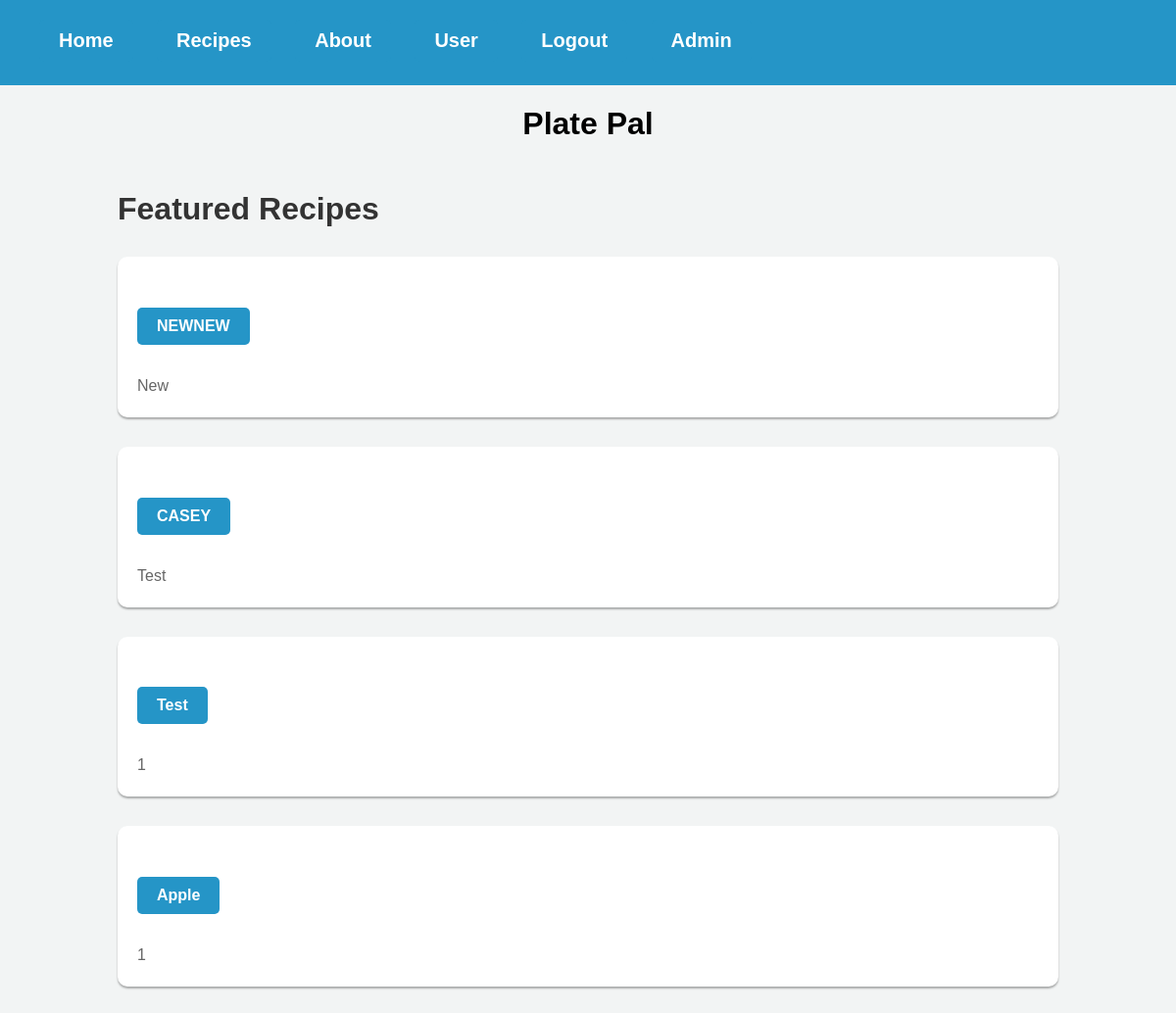
Page / (signed in) on the earlier database version.
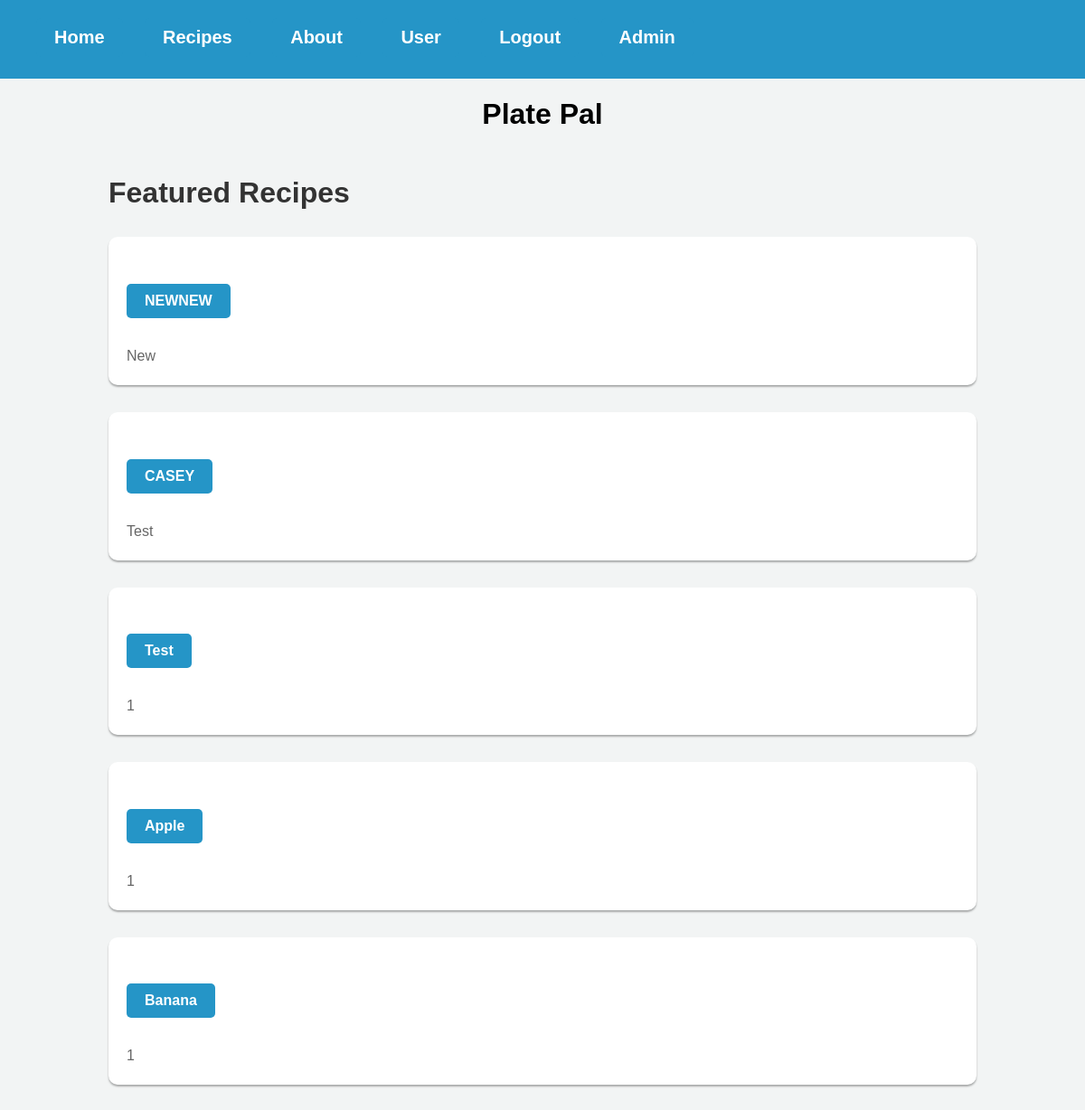
Same page on the later database version.
### website/models.py (models this page shows)
class Recipe(db.Model):
    id = db.Column(db.Integer, primary_key=True)
    user_id = db.Column(db.Integer, db.ForeignKey('user.id'), nullable=False)
    title = db.Column(db.String(128), nullable=False)
    description = db.Column(db.String(512), nullable=False)
    servings = db.Column(db.Integer, nullable=False)
    prep_time = db.Column(db.Integer, nullable=False)
    cook_time = db.Column(db.Integer, nullable=False)
    ingredients = db.relationship('Ingredient', backref='recipe', lazy=True, cascade='all, delete')
    instructions = db.relationship('Instruction', backref='recipe', lazy=True, cascade='all, delete')
    tags = db.relationship('Tags', backref='recipe', lazy=True, cascade='all, delete')
    comments = db.relationship('Comments', backref='recipe', lazy=True, cascade='all, delete-orphan')
    likes = db.Column(db.Integer, default=0)

### website/views.py (the view)
@views.route('/', methods=['GET', 'POST'])
def home():
    recipes = Recipe.query.all()
    return render_template("home.html", user=current_user, recipes=recipes)

### website/__init__.py (called while the page is built)
def create_app():
    app = Flask(__name__)
    app.config['SECRET_KEY'] = 'hjshjhdjah kjshkjdhjs'
    app.config['SQLALCHEMY_DATABASE_URI'] = f'sqlite:///{DB_NAME}'
    db.init_app(app)
    from .views import views
    from .auth import auth
    app.register_blueprint(views, url_prefix='/')
    app.register_blueprint(auth, url_prefix='/')
    from .models import User
    with app.app_context():
        db.create_all()
    login_manager = LoginManager()
    login_manager.login_view = 'auth.login'
    login_manager.init_app(app)
    @login_manager.user_loader
    def load_user(id):
        return User.query.get(int(id))
    return app

### website/templates/home.html (shortened to what this page needs)
{% extends "base.html" %}
{% block content %}
<link rel="stylesheet" type="text/css" href="{{ url_for('static', filename='home.css') }}">
    <div>
        <h1 align="center">Plate Pal</h1>
    </div>
    <div class="recipes">
        <h2>Featured Recipes</h2>
        {% for recipe in recipes %}
            <div class="recipe">
                <h2><a href="{{ url_for('views.recipe', recipe_id=recipe.id) }}">{{ recipe.title }}</a></h2>
                <p>{{ recipe.description }}</p>
            </div>
        {% endfor %}
    </div>
{% endblock %}

### website/templates/base.html (shortened to what this page needs)
<!DOCTYPE html>
<html>
<head>
</head>
<body>
  <nav class="topnav">
    <div class="topnav">
      {% if user.is_authenticated %}
      <a class="topnav" id="home" href="/">Home</a>
      <a class="topnav" id="recipes" href="/recipes">Recipes</a>
      <a class="topnav" id="about" href="/about">About</a>
      <a class="topnav" id="user" href="/user">User</a>
      <a class="topnav" id="logout" href="/logout">Logout</a>
      {% if user.is_authenticated and user.email == 'admin@platepal.com' %}
      <a class="topnav" id="admin" href="/admin">Admin</a>
      {% endif %}
      {% else %}
      <a class="topnav" id="home" href="/">Home</a>
      <a class="topnav" id="login" href="/login">Login</a>
      <a class="topnav" id="signUp" href="/sign-up">Sign Up</a>
      {% endif %}
    </div>
  </nav>
  <div class="container">{% block content %} {% endblock %}</div>
</body>
</html>

### website/static/home.css (style rules this page uses)
body { background-color: #F2F4F4; font-family: Arial, sans-serif; margin: 0; padding: 0; }
a { background-color: #2595C7; border-radius: 5px; color: white; display: inline-block; font-size: 16px; font-weight: bold; padding: 10px 20px; text-align: center; text-decoration: none; transition: background-color 0.3s ease-in-out; }
.topnav { background-color: #2595C7; overflow: hidden; padding: 10px 20px; }
.topnav a { color: #FFFFFF; font-size: 20px; text-decoration: none; margin-right: 20px; }
.recipes { margin: 50px auto; width: 80%; }
.recipes h2 { color: #333333; font-size: 32px; margin-bottom: 30px; }
.recipe { background-color: #FFFFFF; border-radius: 10px; box-shadow: 0px 2px 2px rgba(0, 0, 0, 0.3); margin-bottom: 30px; padding: 20px; }
.recipe p { color: #666666; font-size: 16px; line-height: 1.5; margin-bottom: 0; }

Differences in the rows shown:
added Recipe: title "Banana", description "1"
